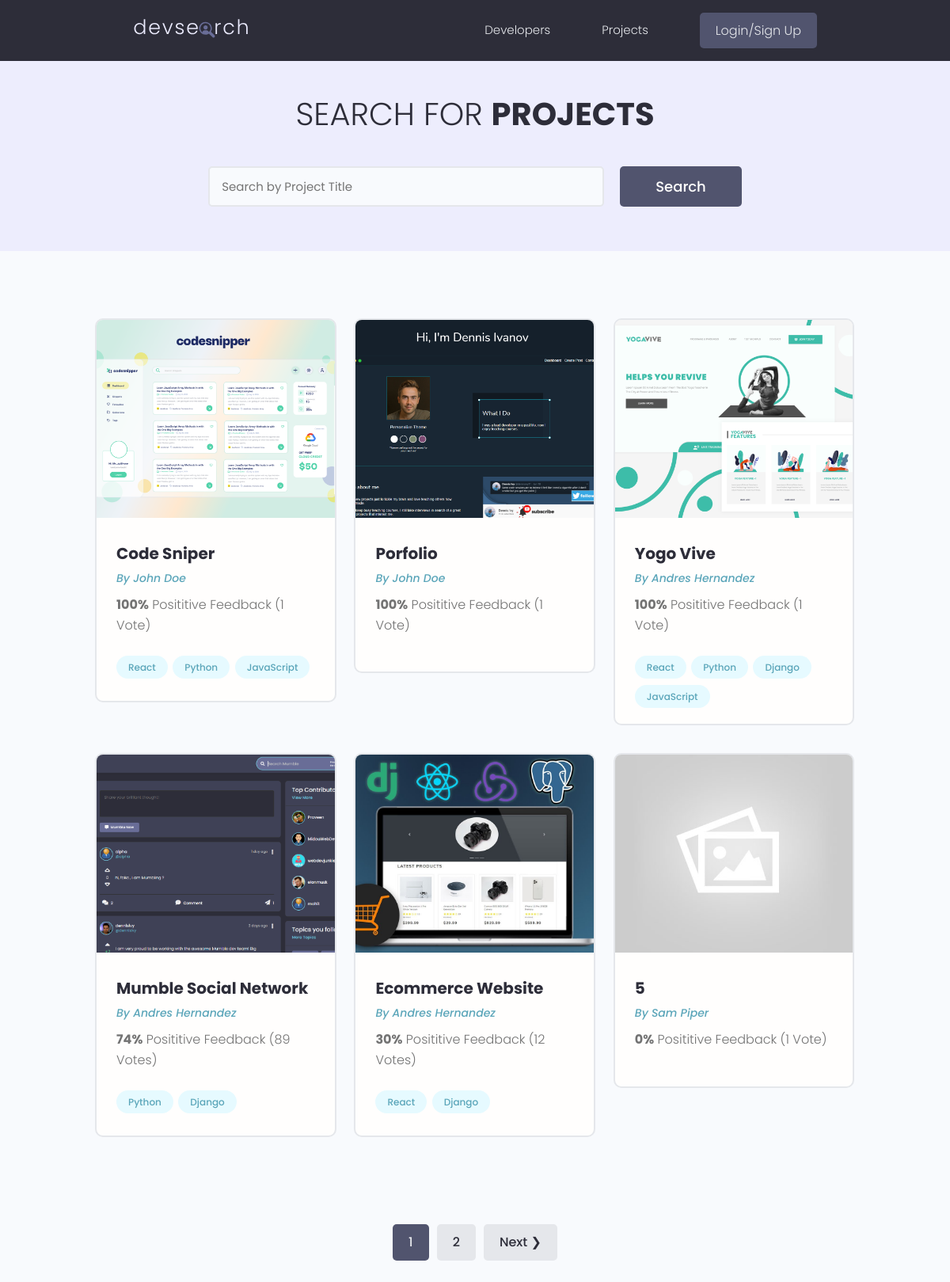
The app's page /projects/, older data.
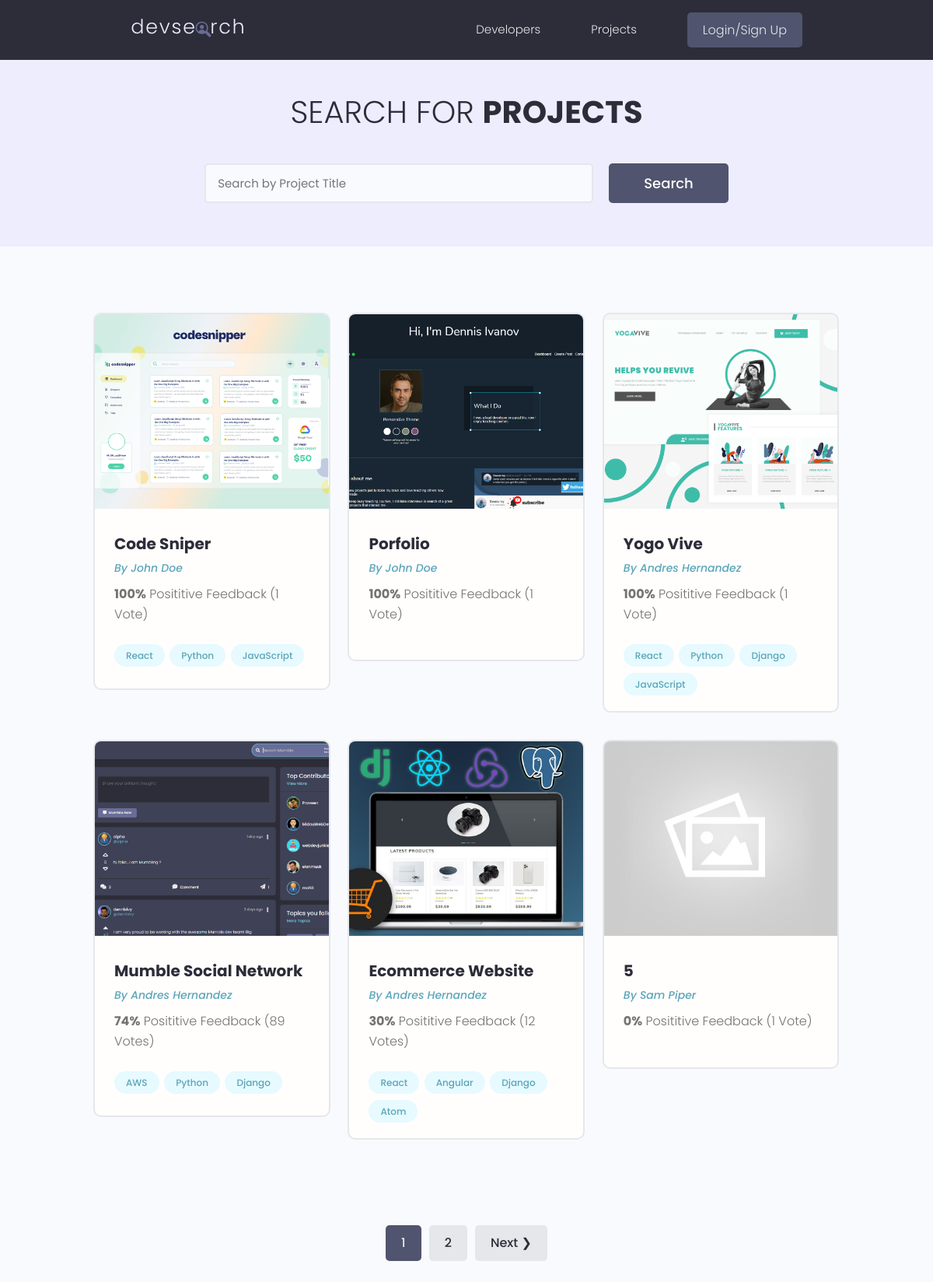
The same page, newer data.
### projects/models.py (models this page shows, shortened)
class Project(models.Model):
    owner = models.ForeignKey(Profile, null=True, blank=True, on_delete=models.CASCADE)
    title = models.CharField(max_length=200)
    description = models.TextField(null=True, blank=True) # null is for the DB and blank is for the
    featured_image = models.ImageField(null=True, blank=True, upload_to='projects/', default="default.jpg")
    demo_link = models.CharField(max_length=2000, null=True, blank=True)
    source_link = models.CharField(max_length=2000, null=True, blank=True)
    tags = models.ManyToManyField('Tag', blank=True)
    vote_total = models.IntegerField(default=0, null=True, blank=True)
    vote_ratio = models.IntegerField(default=0, null=True, blank=True)
    created = models.DateTimeField(auto_now_add=True)
    id = models.UUIDField(default=uuid.uuid4, unique=True, primary_key=True, editable=False)
    class Meta:
        ordering = ['-vote_ratio', '-vote_total', 'title']
    @property
    def imageUrl(self):
        try:
            url = self.featured_image.url
        except:
            url = ''
        return url

class Tag(models.Model):
    name = models.CharField(max_length=200)
    created = models.DateTimeField(auto_now_add=True)
    id = models.UUIDField(default=uuid.uuid4, unique=True, primary_key=True, editable=False)
    def __str__(self) -> str:
        return self.name

### users/models.py (models this page shows, shortened)
class Profile(models.Model):
    user = models.OneToOneField(User, on_delete=models.CASCADE, null=True, blank=True)
    name = models.CharField(max_length=200, blank=True, null=True)
    email = models.EmailField(max_length=300, blank=True, null=True)
    username = models.CharField(max_length=200, blank=True, null=True)
    location = models.CharField(max_length=200, blank=True, null=True)
    short_intro = models.CharField(max_length=200, blank=True, null=True)
    bio = models.TextField(blank=True, null=True)
    profile_image = models.ImageField(null=True, blank=True, upload_to= 'profiles/', default='profiles/user-default.png')
    social_github = models.CharField(max_length=200, blank=True, null=True)
    social_twitter = models.CharField(max_length=200, blank=True, null=True)
    social_linkedin = models.CharField(max_length=200, blank=True, null=True)
    social_youtube = models.CharField(max_length=200, blank=True, null=True)
    social_website = models.CharField(max_length=200, blank=True, null=True)
    created = models.DateTimeField(auto_now_add=True)
    id = models.UUIDField(default=uuid.uuid4, unique=True, primary_key=True, editable=False)
    class Meta:
        ordering = ['-created']

### projects/views.py (the view)
# urls.py: path('projects/', views.getProjects),
def projects(request):
    projects, search_query = searchProjects(request)
    custom_range, projects = paginateProjects(request, projects, 6)
    context = {
        'projects': projects, 'search_query':search_query, 'custom_range': custom_range
        }
    return render(request, 'projects/projects.html', context )

### projects/utils.py (called while the page is built)
def paginateProjects(request, projects, results):
    page = request.GET.get('page')
    paginator = Paginator(projects, results)
    try:
        projects = paginator.page(page)
    except PageNotAnInteger:
        page = 1
        projects = paginator.page(page)
    except EmptyPage:
        page = paginator.num_pages
        projects = paginator.page(page)
    leftIndex = (int(page) - 1)
    rightIndex = (int(page) + 2)
    if leftIndex < 1: leftIndex = 1
    if rightIndex > paginator.num_pages: rightIndex = paginator.num_pages + 1
    custom_range = range(leftIndex, rightIndex)
    return custom_range, projects

def searchProjects(request):
    search_query = ''
    if request.GET.get('search_query'):
        search_query = request.GET.get('search_query')
    tags = Tag.objects.filter(name__icontains=search_query)
    projects = Project.objects.distinct().filter(
        Q(title__icontains=search_query) |
        Q(description__icontains=search_query) |
        Q(owner__name__icontains=search_query) |
        Q(tags__in=tags)
    )
    return projects, search_query

### projects/templates/projects/projects.html (shortened to what this page needs)
{% extends 'main.html' %}
{% block content %}
<main class="projects">
   <section class="hero-section text-center">
     <div class="container container--narrow">
       <div class="hero-section__box">
         <h2>Search for <span>Projects</span></h2>
       </div>
       <div class="hero-section__search">
         <form class="form" id="searchForm" action="{% url 'projects' %}" method="get">
           <div class="form__field">
             <input class="input input--text" id="formInput#search" type="text" name="search_query"
             value="{{search_query}}"  placeholder="Search by Project Title" />
           </div>
           <input class="btn btn--sub btn--lg" type="submit" value="Search" />
         </form>
       </div>
     </div>
   </section>
   <section class="projectsList">
     <div class="container">
       <div class="grid grid--three">
         {% for project in projects %}
         <div class="column">
           <div class="card project">
             <a href="{% url 'project' project.id %}" class="project">
               <img class="project__thumbnail" src="{{ project.imageUrl }}" alt="project thumbnail" />
               <div class="card__body">
                 <h3 class="project__title">{{ project.title }}</h3>
                 <p><a class="project__author" href="{% url 'user-profile' project.owner.id %}">By {{ project.owner.name }}</a></p>
                 <p class="project--rating">
                   <span style="font-weight: bold;">{{ project.vote_ratio}}%</span> Posititive
                   Feedback ({{ project.vote_total }} Vote{{ project.vote_total | pluralize:"s" }})
                 </p>
                 <div class="project__tags">
                    {% for tag in project.tags.all %}
                   <span class="tag tag--pill tag--main">
                     <small>{{ tag }}</small>
                   </span>
                   {% endfor %}
                 </div>
               </div>
             </a>
           </div>
         </div>
         {% endfor %}
       </div>
     </div>
   </section>
  {% include 'pagination.html' with queryset=projects custom_range=custom_range %}
 </main>
{% endblock content %}

Row changes from the older to the newer data that the page shows:
added Tag: name "AWS", shown under Project "Mumble Social Network"
added Tag: name "Angular", shown under Project "Ecommerce Website"
added Tag: name "Atom", shown under Project "Ecommerce Website"
